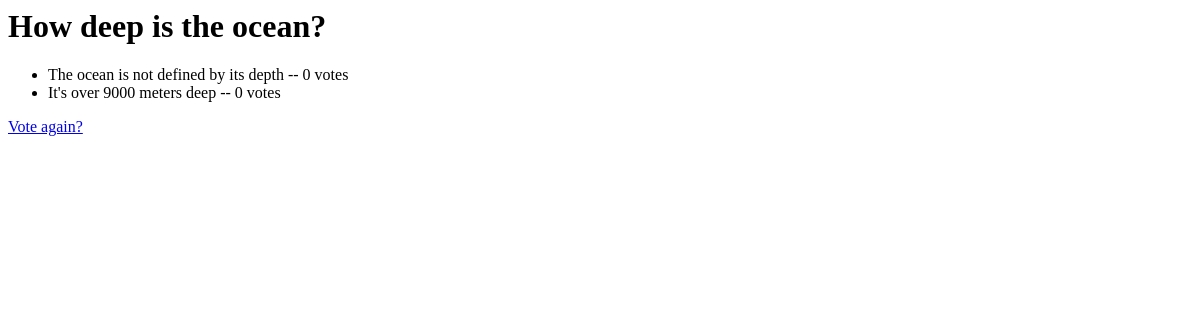
The app's page /polls/1/results/, older data.
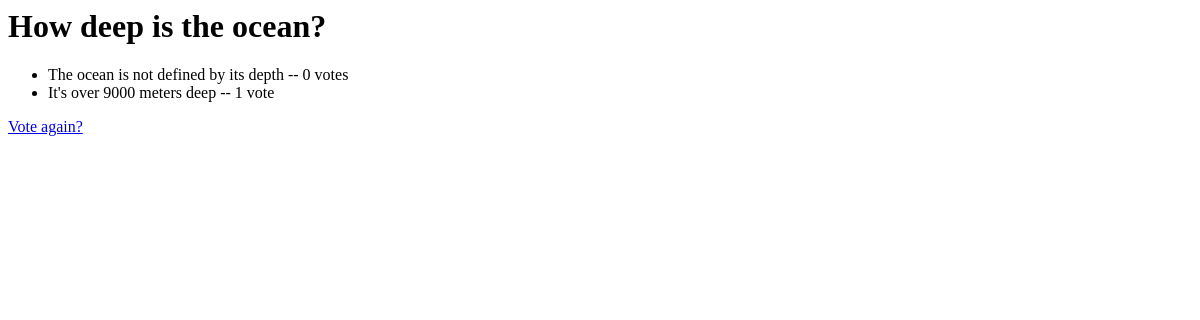
The same page, newer data.
### polls/models.py (models this page shows, shortened)
class Choice(models.Model):
    poll = models.ForeignKey(Poll)
    choice_text = models.CharField(max_length=100)
    votes = models.IntegerField(default=0)

### polls/views.py (the view)
# urls.py: url(r'^(?P<pk>\d+)/results/$', views.ResultsView.as_view(), name='results'),
class ResultsView(generic.DetailView):
    model = Poll
    template_name = 'polls/results.html'

### polls/templates/polls/results.html
<h1>{{ poll.question }}</h1>
<ul>
    {% for choice in poll.choice_set.all %}
        <li>{{ choice.choice_text }} -- {{ choice.votes }} vote{{ choice.votes|pluralize }}</li>
    {% endfor %}
</ul>
<a href="{% url 'polls:detail' poll.id %}">Vote again?</a>

Row changes from the older to the newer data that the page shows:
changed Choice "It's over 9000 meters deep": votes "0" → "1"
